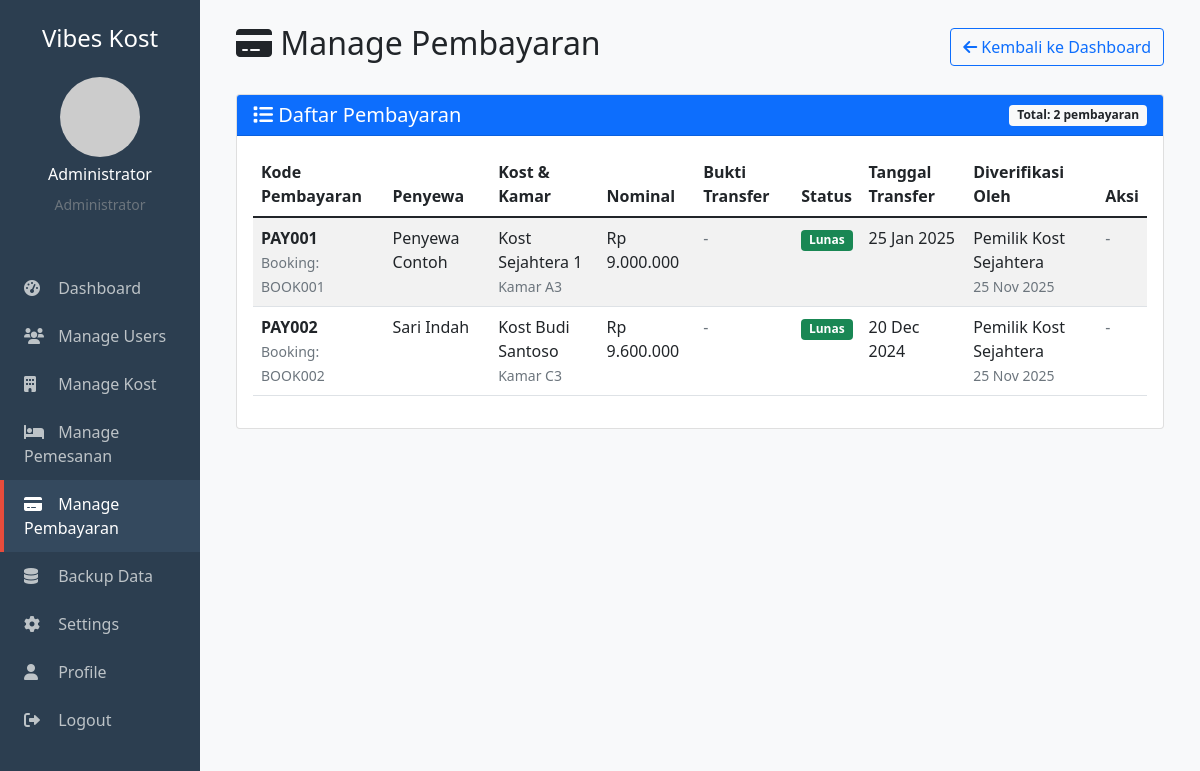
/admin/manage_pembayaran.php (signed in), run on the app's committed database.
### tables this page shows
CREATE TABLE pembayarans (
    id INT PRIMARY KEY AUTO_INCREMENT,
    pemesanan_id INT NOT NULL,
    kode_pembayaran VARCHAR(20) UNIQUE NOT NULL,
    bukti_transfer VARCHAR(255),
    nominal DECIMAL(12,2) NOT NULL,
    metode_pembayaran ENUM('transfer_bank','qris','tunai') DEFAULT 'transfer_bank',
    nama_bank VARCHAR(50),
    nomor_rekening VARCHAR(50),
    atas_nama VARCHAR(100),
    status ENUM('menunggu','lunas','ditolak','kadaluarsa') DEFAULT 'menunggu',
    tanggal_transfer DATE,
    alasan_penolakan TEXT,
    verified_by INT,
    created_at TIMESTAMP DEFAULT CURRENT_TIMESTAMP,
    updated_at TIMESTAMP DEFAULT CURRENT_TIMESTAMP ON UPDATE CURRENT_TIMESTAMP,
    FOREIGN KEY (pemesanan_id) REFERENCES pemesanans(id) ON DELETE CASCADE,
    FOREIGN KEY (verified_by) REFERENCES users(id) ON DELETE SET NULL
);

CREATE TABLE pemesanans (
    id INT PRIMARY KEY AUTO_INCREMENT,
    kode_booking VARCHAR(20) UNIQUE NOT NULL,
    penyewa_id INT NOT NULL,
    kamar_id INT NOT NULL,
    tanggal_masuk DATE NOT NULL,
    tanggal_keluar DATE,
    durasi_sewa INT NOT NULL COMMENT 'Dalam bulan',
    total_biaya DECIMAL(12,2) NOT NULL,
    catatan_khusus TEXT,
    status ENUM('menunggu','dikonfirmasi','ditolak','selesai','dibatalkan') DEFAULT 'menunggu',
    alasan_penolakan TEXT,
    created_at TIMESTAMP DEFAULT CURRENT_TIMESTAMP,
    updated_at TIMESTAMP DEFAULT CURRENT_TIMESTAMP ON UPDATE CURRENT_TIMESTAMP,
    FOREIGN KEY (penyewa_id) REFERENCES users(id) ON DELETE CASCADE,
    FOREIGN KEY (kamar_id) REFERENCES kamars(id) ON DELETE CASCADE
);

CREATE TABLE users (
    id INT PRIMARY KEY AUTO_INCREMENT,
    nama VARCHAR(100) NOT NULL,
    email VARCHAR(100) UNIQUE NOT NULL,
    password VARCHAR(255) NOT NULL,
    role ENUM('admin','pemilik','penyewa') NOT NULL,
    no_telepon VARCHAR(20),
    alamat TEXT,
     
    bank_nama VARCHAR(100),
    bank_nomor VARCHAR(50),
    bank_atas_nama VARCHAR(100),
    foto_profil VARCHAR(255) DEFAULT 'default.jpg',
    is_active BOOLEAN DEFAULT TRUE,
    created_at TIMESTAMP DEFAULT CURRENT_TIMESTAMP,
    updated_at TIMESTAMP DEFAULT CURRENT_TIMESTAMP ON UPDATE CURRENT_TIMESTAMP
);

CREATE TABLE kost (
    id INT PRIMARY KEY AUTO_INCREMENT,
    pemilik_id INT NOT NULL,
    nama_kost VARCHAR(100) NOT NULL,
    alamat TEXT NOT NULL,
    deskripsi TEXT,
    harga_per_bulan DECIMAL(12,2) NOT NULL,
    latitude DECIMAL(10,8),
    longitude DECIMAL(11,8),
    foto_kost VARCHAR(255) DEFAULT 'default.jpg',
    fasilitas TEXT,
    peraturan TEXT,
    status ENUM('tersedia','tidak_tersedia') DEFAULT 'tersedia',
    created_at TIMESTAMP DEFAULT CURRENT_TIMESTAMP,
    updated_at TIMESTAMP DEFAULT CURRENT_TIMESTAMP ON UPDATE CURRENT_TIMESTAMP,
    FOREIGN KEY (pemilik_id) REFERENCES users(id) ON DELETE CASCADE
);

CREATE TABLE kamars (
    id INT PRIMARY KEY AUTO_INCREMENT,
    kost_id INT NOT NULL,
    nomor_kamar VARCHAR(10) NOT NULL,
    ukuran_kamar VARCHAR(20),
    harga_per_bulan DECIMAL(12,2) NOT NULL,
    fasilitas_kamar TEXT,
    deskripsi_kamar TEXT,
    foto_kamar VARCHAR(255),
    status ENUM('tersedia','dipesan','ditempati') DEFAULT 'tersedia',
    created_at TIMESTAMP DEFAULT CURRENT_TIMESTAMP,
    updated_at TIMESTAMP DEFAULT CURRENT_TIMESTAMP ON UPDATE CURRENT_TIMESTAMP,
    FOREIGN KEY (kost_id) REFERENCES kost(id) ON DELETE CASCADE
);

### admin/manage_pembayaran.php (the view, shortened to what the rows shown need)
<?php
include '../includes/config.php';
$pembayaran_query = "
    SELECT
        pb.*,
        p.kode_booking,
        p.tanggal_masuk,
        p.durasi_sewa,
        p.total_biaya,
        u.nama as penyewa_nama,
        u.email as penyewa_email,
        k.nama_kost,
        km.nomor_kamar,
        verifier.nama as verifier_nama
    FROM pembayarans pb
    JOIN pemesanans p ON pb.pemesanan_id = p.id
    JOIN users u ON p.penyewa_id = u.id
    JOIN kamars km ON p.kamar_id = km.id
    JOIN kost k ON km.kost_id = k.id
    LEFT JOIN users verifier ON pb.verified_by = verifier.id
    ORDER BY pb.created_at DESC
";
$pembayaran_list = $conn->query($pembayaran_query);
?>
<!DOCTYPE html>
<html lang="id">
<head>
    <link href="https://cdn.jsdelivr.net/npm/bootstrap@5.1.3/dist/css/bootstrap.min.css" rel="stylesheet">
    <link href="https://cdnjs.cloudflare.com/ajax/libs/font-awesome/6.0.0/css/all.min.css" rel="stylesheet">
</head>
<body>
    <div class="container-fluid">
        <div class="row">
            <div class="col-md-9 col-lg-10 main-content">
                <div class="p-4">
                    <div class="d-flex justify-content-between align-items-center mb-4">
                        <h2><i class="fas fa-credit-card"></i> Manage Pembayaran</h2>
                    </div>
                    <div class="card">
                        <div class="card-body">
                            <div class="table-responsive">
                                <table class="table table-hover table-striped">
                                    <thead>
                                        <tr>
                                            <th>Kode Pembayaran</th>
                                            <th>Penyewa</th>
                                            <th>Kost & Kamar</th>
                                            <th>Nominal</th>
                                            <th>Bukti Transfer</th>
                                            <th>Status</th>
                                            <th>Tanggal Transfer</th>
                                            <th>Diverifikasi Oleh</th>
                                            <th>Aksi</th>
                                        </tr>
                                    </thead>
                                    <tbody>
                                        <?php while($pembayaran = $pembayaran_list->fetch_assoc()):
                                            $nominal = number_format($pembayaran['nominal'], 0, ',', '.');
                                        ?>
                                        <tr>
                                            <td>
                                                <strong><?php echo $pembayaran['kode_pembayaran']; ?></strong>
                                                <br>
                                                <small class="text-muted">
                                                    Booking: <?php echo $pembayaran['kode_booking']; ?>
                                                </small>
                                            </td>
                                            <td><?php echo $pembayaran['penyewa_nama']; ?></td>
                                            <td>
                                                <?php echo $pembayaran['nama_kost']; ?>
                                                <br>
                                                <small class="text-muted">Kamar <?php echo $pembayaran['nomor_kamar']; ?></small>
                                            </td>
                                            <td>Rp <?php echo $nominal; ?></td>
                                            <td>
                                                <?php if ($pembayaran['bukti_transfer']): ?>
                                                    <img src="../uploads/bukti_bayar/<?php echo $pembayaran['bukti_transfer']; ?>"
                                                         class="bukti-transfer img-thumbnail"
                                                         alt="Bukti Transfer"
                                                         data-bs-toggle="modal"
                                                         data-bs-target="#imageModal<?php echo $pembayaran['id']; ?>">
                                                    <div class="modal fade" id="imageModal<?php echo $pembayaran['id']; ?>" tabindex="-1">
                                                        <div class="modal-dialog modal-lg">
                                                            <div class="modal-content">
                                                                <div class="modal-header">
                                                                    <h5 class="modal-title">Bukti Transfer - <?php echo $pembayaran['kode_pembayaran']; ?></h5>
                                                                    <button type="button" class="btn-close" data-bs-dismiss="modal"></button>
                                                                </div>
                                                                <div class="modal-body text-center">
                                                                    <img src="../uploads/bukti_bayar/<?php echo $pembayaran['bukti_transfer']; ?>"
                                                                         class="img-fluid"
                                                                         alt="Bukti Transfer">
                                                                </div>
                                                            </div>
                                                        </div>
                                                    </div>
                                                <?php else: ?>
                                                    <span class="text-muted">-</span>
                                                <?php endif; ?>
                                            </td>
                                            <td>
                                                <span class="badge bg-<?php
                                                    switch($pembayaran['status']) {
                                                        case 'lunas': echo 'success'; break;
                                                    }
                                                ?>"><?php echo ucfirst($pembayaran['status']); ?></span>
                                            </td>
                                            <td>
                                                <?php echo $pembayaran['tanggal_transfer'] ? date('d M Y', strtotime($pembayaran['tanggal_transfer'])) : '-'; ?>
                                            </td>
                                            <td>
                                                <?php echo $pembayaran['verifier_nama'] ?: '-'; ?>
                                                <?php if ($pembayaran['verifier_nama']): ?>
                                                    <br>
                                                    <small class="text-muted">
                                                        <?php echo date('d M Y', strtotime($pembayaran['updated_at'])); ?>
                                                    </small>
                                                <?php endif; ?>
                                            </td>
                                            <td>
                                                <?php if ($pembayaran['status'] == 'menunggu'): ?>
                                                    <div class="btn-group">
                                                        <form method="POST" class="d-inline">
                                                            <input type="hidden" name="pembayaran_id" value="<?php echo $pembayaran['id']; ?>">
                                                            <button type="submit" name="action" value="verify" class="btn btn-success btn-sm">
                                                                <i class="fas fa-check"></i> Verify
                                                            </button>
                                                        </form>
                                                        <button type="button" class="btn btn-danger btn-sm" data-bs-toggle="modal" data-bs-target="#rejectModal<?php echo $pembayaran['id']; ?>">
                                                            <i class="fas fa-times"></i> Reject
                                                        </button>
                                                    </div>
                                                    <div class="modal fade" id="rejectModal<?php echo $pembayaran['id']; ?>" tabindex="-1">
                                                        <div class="modal-dialog">
                                                            <div class="modal-content">
                                                                <div class="modal-header">
                                                                    <h5 class="modal-title">Tolak Pembayaran</h5>
                                                                    <button type="button" class="btn-close" data-bs-dismiss="modal"></button>
                                                                </div>
                                                                <form method="POST">
                                                                    <div class="modal-body">
                                                                        <input type="hidden" name="pembayaran_id" value="<?php echo $pembayaran['id']; ?>">
                                                                        <div class="mb-3">
                                                                            <label for="alasan_penolakan" class="form-label">Alasan Penolakan</label>
                                                                            <textarea class="form-control" id="alasan_penolakan" name="alasan_penolakan" rows="3" required></textarea>
                                                                        </div>
                                                                    </div>
                                                                    <div class="modal-footer">
                                                                        <button type="button" class="btn btn-secondary" data-bs-dismiss="modal">Batal</button>
                                                                        <button type="submit" name="action" value="reject" class="btn btn-danger">Tolak Pembayaran</button>
                                                                    </div>
                                                                </form>
                                                            </div>
                                                        </div>
                                                    </div>
                                                <?php else: ?>
                                                    <span class="text-muted">-</span>
                                                <?php endif; ?>
                                            </td>
                                        </tr>
                                        <?php endwhile; ?>
                                    </tbody>
                                </table>
                            </div>
                        </div>
                    </div>
                </div>
            </div>
        </div>
    </div>
</body>
</html>

### data on the page
pembayarans: kode_pembayaran "PAY001", pemesanan.kode_booking "BOOK001", users.nama "Penyewa Contoh", kost.nama_kost "Kost Sejahtera 1", kamars.nomor_kamar "A3", nominal "9.000.000", status "Lunas", tanggal_transfer "25 Jan 2025", verified_by.nama "Pemilik Kost Sejahtera", updated_at "25 Nov 2025"
pembayarans: kode_pembayaran "PAY002", pemesanan.kode_booking "BOOK002", users.nama "Sari Indah", kost.nama_kost "Kost Budi Santoso", kamars.nomor_kamar "C3", nominal "9.600.000", status "Lunas", tanggal_transfer "20 Dec 2024", verified_by.nama "Pemilik Kost Sejahtera", updated_at "25 Nov 2025"

### other printed values
$_SESSION['nama'] "Administrator"
$pembayaran_list->num_rows "2"
